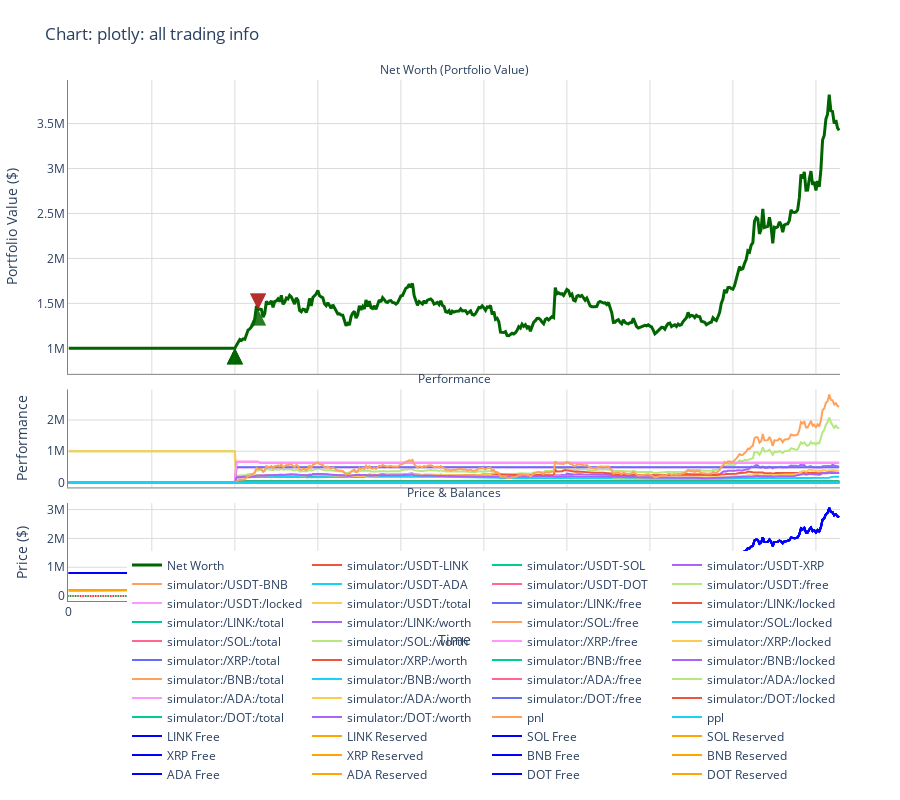
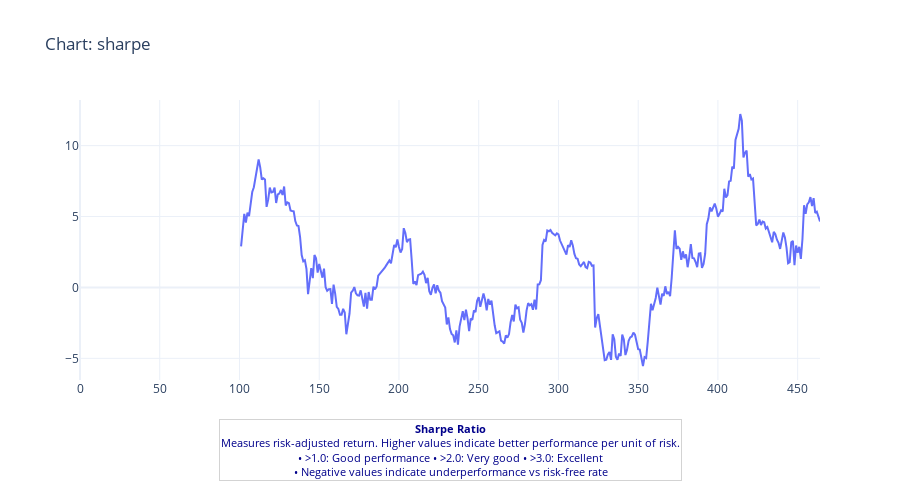
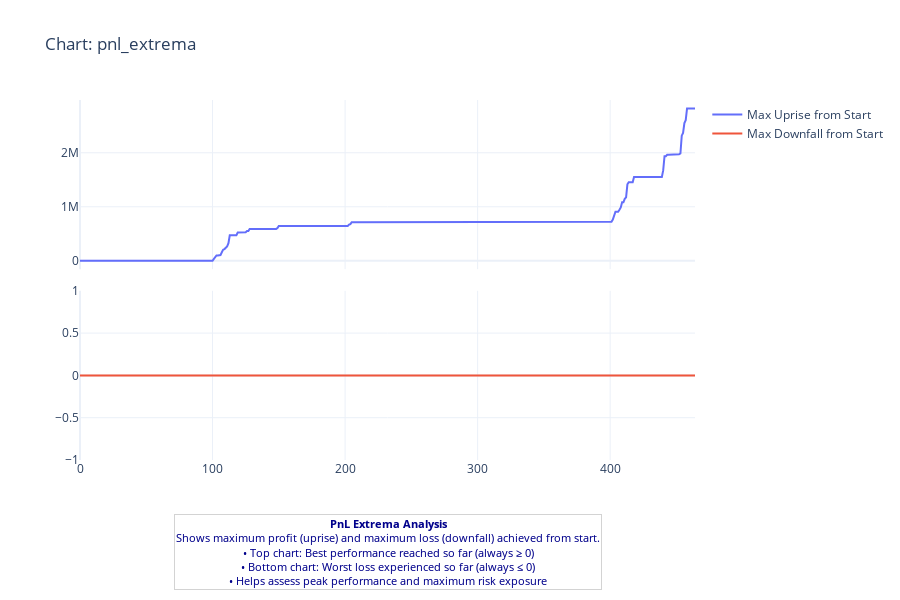
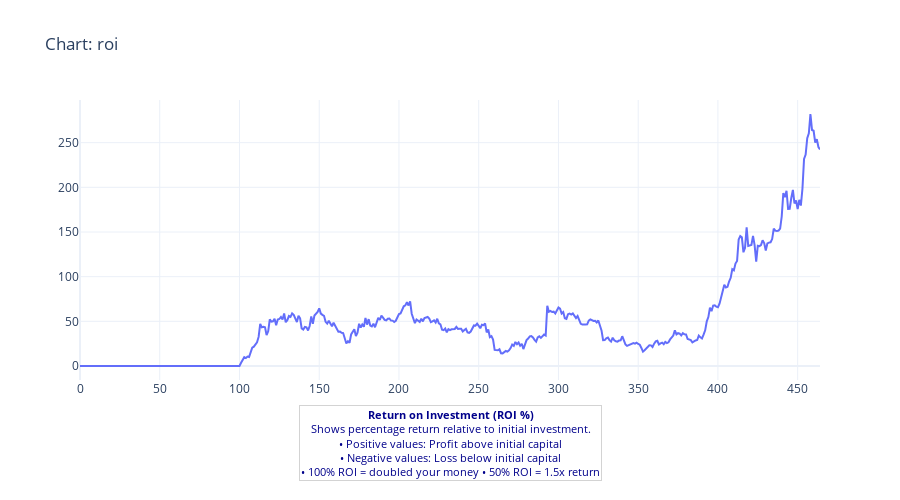

The code cell stored with these charts, in order, in its notebook:
### Code cell
env.render()

### Figure 1 — Plotly figure (JSON) as saved in the notebook; plotly's stock layout.template omitted (floating-point values rounded to 4 significant figures; data arrays with more than 128 entries replaced by an {"elided": "..."} marker saying what was removed)
{"data": [{"line": {"color": "DarkGreen", "width": 3}, "mode": "lines", "name": "Net Worth", "showlegend": true, "type": "scatter", "x": {"elided": "465 int values"}, "xaxis": "x", "y": {"elided": "465 float values"}, "yaxis": "y"}, {"line": {"width": 2}, "mode": "lines", "name": "simulator:/USDT-LINK", "showlegend": true, "type": "scatter", "x": {"elided": "465 int values"}, "xaxis": "x2", "y": {"elided": "465 float values"}, "yaxis": "y2"}, {"line": {"width": 2}, "mode": "lines", "name": "simulator:/USDT-SOL", "showlegend": true, "type": "scatter", "x": {"elided": "465 int values"}, "xaxis": "x2", "y": {"elided": "465 float values"}, "yaxis": "y2"}, {"line": {"width": 2}, "mode": "lines", "name": "simulator:/USDT-XRP", "showlegend": true, "type": "scatter", "x": {"elided": "465 int values"}, "xaxis": "x2", "y": {"elided": "465 float values"}, "yaxis": "y2"}, {"line": {"width": 2}, "mode": "lines", "name": "simulator:/USDT-BNB", "showlegend": true, "type": "scatter", "x": {"elided": "465 int values"}, "xaxis": "x2", "y": {"elided": "465 float values"}, "yaxis": "y2"}, {"line": {"width": 2}, "mode": "lines", "name": "simulator:/USDT-ADA", "showlegend": true, "type": "scatter", "x": {"elided": "465 int values"}, "xaxis": "x2", "y": {"elided": "465 float values"}, "yaxis": "y2"}, {"line": {"width": 2}, "mode": "lines", "name": "simulator:/USDT-DOT", "showlegend": true, "type": "scatter", "x": {"elided": "465 int values"}, "xaxis": "x2", "y": {"elided": "465 float values"}, "yaxis": "y2"}, {"line": {"width": 2}, "mode": "lines", "name": "simulator:/USDT:/free", "showlegend": true, "type": "scatter", "x": {"elided": "465 int values"}, "xaxis": "x2", "y": {"elided": "465 float values"}, "yaxis": "y2"}, {"line": {"width": 2}, "mode": "lines", "name": "simulator:/USDT:/locked", "showlegend": true, "type": "scatter", "x": {"elided": "465 int values"}, "xaxis": "x2", "y": {"elided": "465 float values"}, "yaxis": "y2"}, {"line": {"width": 2}, "mode": "lines", "name": "simulator:/USDT:/total", "showlegend": true, "type": "scatter", "x": {"elided": "465 int values"}, "xaxis": "x2", "y": {"elided": "465 float values"}, "yaxis": "y2"}, {"line": {"width": 2}, "mode": "lines", "name": "simulator:/LINK:/free", "showlegend": true, "type": "scatter", "x": {"elided": "465 int values"}, "xaxis": "x2", "y": {"elided": "465 float values"}, "yaxis": "y2"}, {"line": {"width": 2}, "mode": "lines", "name": "simulator:/LINK:/locked", "showlegend": true, "type": "scatter", "x": {"elided": "465 int values"}, "xaxis": "x2", "y": {"elided": "465 float values"}, "yaxis": "y2"}, {"line": {"width": 2}, "mode": "lines", "name": "simulator:/LINK:/total", "showlegend": true, "type": "scatter", "x": {"elided": "465 int values"}, "xaxis": "x2", "y": {"elided": "465 float values"}, "yaxis": "y2"}, {"line": {"width": 2}, "mode": "lines", "name": "simulator:/LINK:/worth", "showlegend": true, "type": "scatter", "x": {"elided": "465 int values"}, "xaxis": "x2", "y": {"elided": "465 float values"}, "yaxis": "y2"}, {"line": {"width": 2}, "mode": "lines", "name": "simulator:/SOL:/free", "showlegend": true, "type": "scatter", "x": {"elided": "465 int values"}, "xaxis": "x2", "y": {"elided": "465 float values"}, "yaxis": "y2"}, {"line": {"width": 2}, "mode": "lines", "name": "simulator:/SOL:/locked", "showlegend": true, "type": "scatter", "x": {"elided": "465 int values"}, "xaxis": "x2", "y": {"elided": "465 float values"}, "yaxis": "y2"}, {"line": {"width": 2}, "mode": "lines", "name": "simulator:/SOL:/total", "showlegend": true, "type": "scatter", "x": {"elided": "465 int values"}, "xaxis": "x2", "y": {"elided": "465 float values"}, "yaxis": "y2"}, {"line": {"width": 2}, "mode": "lines", "name": "simulator:/SOL:/worth", "showlegend": true, "type": "scatter", "x": {"elided": "465 int values"}, "xaxis": "x2", "y": {"elided": "465 float values"}, "yaxis": "y2"}, {"line": {"width": 2}, "mode": "lines", "name": "simulator:/XRP:/free", "showlegend": true, "type": "scatter", "x": {"elided": "465 int values"}, "xaxis": "x2", "y": {"elided": "465 float values"}, "yaxis": "y2"}, {"line": {"width": 2}, "mode": "lines", "name": "simulator:/XRP:/locked", "showlegend": true, "type": "scatter", "x": {"elided": "465 int values"}, "xaxis": "x2", "y": {"elided": "465 float values"}, "yaxis": "y2"}, {"line": {"width": 2}, "mode": "lines", "name": "simulator:/XRP:/total", "showlegend": true, "type": "scatter", "x": {"elided": "465 int values"}, "xaxis": "x2", "y": {"elided": "465 float values"}, "yaxis": "y2"}, {"line": {"width": 2}, "mode": "lines", "name": "simulator:/XRP:/worth", "showlegend": true, "type": "scatter", "x": {"elided": "465 int values"}, "xaxis": "x2", "y": {"elided": "465 float values"}, "yaxis": "y2"}, {"line": {"width": 2}, "mode": "lines", "name": "simulator:/BNB:/free", "showlegend": true, "type": "scatter", "x": {"elided": "465 int values"}, "xaxis": "x2", "y": {"elided": "465 float values"}, "yaxis": "y2"}, {"line": {"width": 2}, "mode": "lines", "name": "simulator:/BNB:/locked", "showlegend": true, "type": "scatter", "x": {"elided": "465 int values"}, "xaxis": "x2", "y": {"elided": "465 float values"}, "yaxis": "y2"}, {"line": {"width": 2}, "mode": "lines", "name": "simulator:/BNB:/total", "showlegend": true, "type": "scatter", "x": {"elided": "465 int values"}, "xaxis": "x2", "y": {"elided": "465 float values"}, "yaxis": "y2"}, {"line": {"width": 2}, "mode": "lines", "name": "simulator:/BNB:/worth", "showlegend": true, "type": "scatter", "x": {"elided": "465 int values"}, "xaxis": "x2", "y": {"elided": "465 float values"}, "yaxis": "y2"}, {"line": {"width": 2}, "mode": "lines", "name": "simulator:/ADA:/free", "showlegend": true, "type": "scatter", "x": {"elided": "465 int values"}, "xaxis": "x2", "y": {"elided": "465 float values"}, "yaxis": "y2"}, {"line": {"width": 2}, "mode": "lines", "name": "simulator:/ADA:/locked", "showlegend": true, "type": "scatter", "x": {"elided": "465 int values"}, "xaxis": "x2", "y": {"elided": "465 float values"}, "yaxis": "y2"}, {"line": {"width": 2}, "mode": "lines", "name": "simulator:/ADA:/total", "showlegend": true, "type": "scatter", "x": {"elided": "465 int values"}, "xaxis": "x2", "y": {"elided": "465 float values"}, "yaxis": "y2"}, {"line": {"width": 2}, "mode": "lines", "name": "simulator:/ADA:/worth", "showlegend": true, "type": "scatter", "x": {"elided": "465 int values"}, "xaxis": "x2", "y": {"elided": "465 float values"}, "yaxis": "y2"}, {"line": {"width": 2}, "mode": "lines", "name": "simulator:/DOT:/free", "showlegend": true, "type": "scatter", "x": {"elided": "465 int values"}, "xaxis": "x2", "y": {"elided": "465 float values"}, "yaxis": "y2"}, {"line": {"width": 2}, "mode": "lines", "name": "simulator:/DOT:/locked", "showlegend": true, "type": "scatter", "x": {"elided": "465 int values"}, "xaxis": "x2", "y": {"elided": "465 float values"}, "yaxis": "y2"}, {"line": {"width": 2}, "mode": "lines", "name": "simulator:/DOT:/total", "showlegend": true, "type": "scatter", "x": {"elided": "465 int values"}, "xaxis": "x2", "y": {"elided": "465 float values"}, "yaxis": "y2"}, {"line": {"width": 2}, "mode": "lines", "name": "simulator:/DOT:/worth", "showlegend": true, "type": "scatter", "x": {"elided": "465 int values"}, "xaxis": "x2", "y": {"elided": "465 float values"}, "yaxis": "y2"}, {"line": {"width": 2}, "mode": "lines", "name": "pnl", "showlegend": true, "type": "scatter", "x": {"elided": "465 int values"}, "xaxis": "x2", "y": {"elided": "465 float values"}, "yaxis": "y2"}, {"line": {"width": 2}, "mode": "lines", "name": "ppl", "showlegend": true, "type": "scatter", "x": {"elided": "465 int values"}, "xaxis": "x2", "y": {"elided": "465 float values"}, "yaxis": "y2"}, {"close": {"elided": "465 float values"}, "decreasing": {"line": {"color": "red"}}, "high": {"elided": "465 float values"}, "increasing": {"line": {"color": "green"}}, "low": {"elided": "465 float values"}, "name": "Price", "open": {"elided": "465 float values"}, "showlegend": false, "type": "candlestick", "x": {"elided": "465 int values"}, "xaxis": "x3", "yaxis": "y3"}, {"line": {"color": "blue", "width": 2}, "mode": "lines", "name": "LINK Free", "showlegend": true, "type": "scatter", "x": {"elided": "465 int values"}, "xaxis": "x3", "y": {"elided": "465 float values"}, "yaxis": "y3"}, {"line": {"color": "orange", "width": 2}, "mode": "lines", "name": "LINK Reserved", "showlegend": true, "type": "scatter", "x": {"elided": "465 int values"}, "xaxis": "x3", "y": {"elided": "465 float values"}, "yaxis": "y3"}, {"line": {"color": "blue", "width": 2}, "mode": "lines", "name": "SOL Free", "showlegend": true, "type": "scatter", "x": {"elided": "465 int values"}, "xaxis": "x3", "y": {"elided": "465 float values"}, "yaxis": "y3"}, {"line": {"color": "orange", "width": 2}, "mode": "lines", "name": "SOL Reserved", "showlegend": true, "type": "scatter", "x": {"elided": "465 int values"}, "xaxis": "x3", "y": {"elided": "465 float values"}, "yaxis": "y3"}, {"line": {"color": "blue", "width": 2}, "mode": "lines", "name": "XRP Free", "showlegend": true, "type": "scatter", "x": {"elided": "465 int values"}, "xaxis": "x3", "y": {"elided": "465 float values"}, "yaxis": "y3"}, {"line": {"color": "orange", "width": 2}, "mode": "lines", "name": "XRP Reserved", "showlegend": true, "type": "scatter", "x": {"elided": "465 int values"}, "xaxis": "x3", "y": {"elided": "465 float values"}, "yaxis": "y3"}, {"line": {"color": "blue", "width": 2}, "mode": "lines", "name": "BNB Free", "showlegend": true, "type": "scatter", "x": {"elided": "465 int values"}, "xaxis": "x3", "y": {"elided": "465 float values"}, "yaxis": "y3"}, {"line": {"color": "orange", "width": 2}, "mode": "lines", "name": "BNB Reserved", "showlegend": true, "type": "scatter", "x": {"elided": "465 int values"}, "xaxis": "x3", "y": {"elided": "465 float values"}, "yaxis": "y3"}, {"line": {"color": "blue", "width": 2}, "mode": "lines", "name": "ADA Free", "showlegend": true, "type": "scatter", "x": {"elided": "465 int values"}, "xaxis": "x3", "y": {"elided": "465 float values"}, "yaxis": "y3"}, {"line": {"color": "orange", "width": 2}, "mode": "lines", "name": "ADA Reserved", "showlegend": true, "type": "scatter", "x": {"elided": "465 int values"}, "xaxis": "x3", "y": {"elided": "465 float values"}, "yaxis": "y3"}, {"line": {"color": "blue", "width": 2}, "mode": "lines", "name": "DOT Free", "showlegend": true, "type": "scatter", "x": {"elided": "465 int values"}, "xaxis": "x3", "y": {"elided": "465 float values"}, "yaxis": "y3"}, {"line": {"color": "orange", "width": 2}, "mode": "lines", "name": "DOT Reserved", "showlegend": true, "type": "scatter", "x": {"elided": "465 int values"}, "xaxis": "x3", "y": {"elided": "465 float values"}, "yaxis": "y3"}], "layout": {"annotations": [{"font": {"size": 12}, "showarrow": false, "text": "Net Worth (Portfolio Value)", "x": 0.5, "xanchor": "center", "xref": "paper", "y": 1, "yanchor": "bottom", "yref": "paper"}, {"font": {"size": 12}, "showarrow": false, "text": "Performance", "x": 0.5, "xanchor": "center", "xref": "paper", "y": 0.406, "yanchor": "bottom", "yref": "paper"}, {"font": {"size": 12}, "showarrow": false, "text": "Price & Balances", "x": 0.5, "xanchor": "center", "xref": "paper", "y": 0.188, "yanchor": "bottom", "yref": "paper"}, {"arrowcolor": "DarkGreen", "arrowhead": 2, "arrowsize": 0.8, "arrowwidth": 4, "ax": 0, "ay": 15, "hoverlabel": {"bgcolor": "DarkGreen"}, "hovertext": "Step 115 [2023-01-15 00:00:00+00:00]<br>BUY 533.97751104 SOL @ 22.89 USDT MARKET<br>Total: 12222.74522763 USDT - Comm.: 0.00000000 USDT", "opacity": 0.6, "showarrow": true, "x": 114, "xref": "x", "y": 1433000.0, "yref": "y"}, {"arrowcolor": "DarkGreen", "arrowhead": 2, "arrowsize": 0.8, "arrowwidth": 4, "ax": 0, "ay": 15, "hoverlabel": {"bgcolor": "DarkGreen"}, "hovertext": "Step 115 [2023-01-15 00:00:00+00:00]<br>BUY 4752.902732 LINK @ 6.694 USDT MARKET<br>Total: 31815.930888 USDT - Comm.: 0.00000000 USDT", "opacity": 0.6, "showarrow": true, "x": 114, "xref": "x", "y": 1433000.0, "yref": "y"}, {"arrowcolor": "FireBrick", "arrowhead": 2, "arrowsize": 0.8, "arrowwidth": 4, "ax": 0, "ay": -15, "hoverlabel": {"bgcolor": "FireBrick"}, "hovertext": "Step 115 [2023-01-15 00:00:00+00:00]<br>SELL 32604.33561533 ADA @ 0.3507 USDT MARKET<br>Total: 11434.3405003 USDT - Comm.: 0.00000000 ADA", "opacity": 0.6, "showarrow": true, "x": 114, "xref": "x", "y": 1433000.0, "yref": "y"}, {"arrowcolor": "FireBrick", "arrowhead": 2, "arrowsize": 0.8, "arrowwidth": 4, "ax": 0, "ay": -15, "hoverlabel": {"bgcolor": "FireBrick"}, "hovertext": "Step 115 [2023-01-15 00:00:00+00:00]<br>SELL 101.0281 BNB @ 302.2 USDT MARKET<br>Total: 30530.69182 USDT - Comm.: 0.00000000 BNB", "opacity": 0.6, "showarrow": true, "x": 114, "xref": "x", "y": 1433000.0, "yref": "y"}, {"arrowcolor": "FireBrick", "arrowhead": 2, "arrowsize": 0.8, "arrowwidth": 4, "ax": 0, "ay": -15, "hoverlabel": {"bgcolor": "FireBrick"}, "hovertext": "Step 115 [2023-01-15 00:00:00+00:00]<br>SELL 1497.756443 XRP @ 0.3845 USDT MARKET<br>Total: 575.88735233 USDT - Comm.: 0.00000000 XRP", "opacity": 0.6, "showarrow": true, "x": 114, "xref": "x", "y": 1433000.0, "yref": "y"}, {"arrowcolor": "DarkGreen", "arrowhead": 2, "arrowsize": 0.8, "arrowwidth": 4, "ax": 0, "ay": 15, "hoverlabel": {"bgcolor": "DarkGreen"}, "hovertext": "Step 101 [2023-01-01 00:00:00+00:00]<br>BUY 37541.65876427 DOT @ 4.371 USDT MARKET<br>Total: 164094.59045863 USDT - Comm.: 0.00000000 USDT", "opacity": 0.6, "showarrow": true, "x": 100, "xref": "x", "y": 1000000, "yref": "y"}, {"arrowcolor": "DarkGreen", "arrowhead": 2, "arrowsize": 0.8, "arrowwidth": 4, "ax": 0, "ay": 15, "hoverlabel": {"bgcolor": "DarkGreen"}, "hovertext": "Step 101 [2023-01-01 00:00:00+00:00]<br>BUY 665934.54751901 ADA @ 0.2499 USDT MARKET<br>Total: 166417.043425 USDT - Comm.: 0.00000000 USDT", "opacity": 0.6, "showarrow": true, "x": 100, "xref": "x", "y": 1000000, "yref": "y"}, {"arrowcolor": "DarkGreen", "arrowhead": 2, "arrowsize": 0.8, "arrowwidth": 4, "ax": 0, "ay": 15, "hoverlabel": {"bgcolor": "DarkGreen"}, "hovertext": "Step 101 [2023-01-01 00:00:00+00:00]<br>BUY 680.92073813 BNB @ 244.4 USDT MARKET<br>Total: 166417.0284 USDT - Comm.: 0.00000000 USDT", "opacity": 0.6, "showarrow": true, "x": 100, "xref": "x", "y": 1000000, "yref": "y"}, {"arrowcolor": "DarkGreen", "arrowhead": 2, "arrowsize": 0.8, "arrowwidth": 4, "ax": 0, "ay": 15, "hoverlabel": {"bgcolor": "DarkGreen"}, "hovertext": "Step 101 [2023-01-01 00:00:00+00:00]<br>BUY 491340.54743431 XRP @ 0.3387 USDT MARKET<br>Total: 166417.043416 USDT - Comm.: 0.00000000 USDT", "opacity": 0.6, "showarrow": true, "x": 100, "xref": "x", "y": 1000000, "yref": "y"}, {"arrowcolor": "DarkGreen", "arrowhead": 2, "arrowsize": 0.8, "arrowwidth": 4, "ax": 0, "ay": 15, "hoverlabel": {"bgcolor": "DarkGreen"}, "hovertext": "Step 101 [2023-01-01 00:00:00+00:00]<br>BUY 16625.0125485 SOL @ 9.99 USDT MARKET<br>Total: 166083.87535952 USDT - Comm.: 0.00000000 USDT", "opacity": 0.6, "showarrow": true, "x": 100, "xref": "x", "y": 1000000, "yref": "y"}, {"arrowcolor": "DarkGreen", "arrowhead": 2, "arrowsize": 0.8, "arrowwidth": 4, "ax": 0, "ay": 15, "hoverlabel": {"bgcolor": "DarkGreen"}, "hovertext": "Step 101 [2023-01-01 00:00:00+00:00]<br>BUY 29264.74997663 LINK @ 5.628 USDT MARKET<br>Total: 164702.01286849 USDT - Comm.: 0.00000000 USDT", "opacity": 0.6, "showarrow": true, "x": 100, "xref": "x", "y": 1000000, "yref": "y"}], "height": 800, "legend": {"orientation": "h", "x": 1, "xanchor": "right", "y": -0.36, "yanchor": "bottom"}, "margin": {"b": 60, "l": 60, "r": 60, "t": 80}, "showlegend": true, "title": {"text": " Chart: plotly: all trading info"}, "xaxis": {"anchor": "y", "domain": [0, 1], "gridcolor": "Gainsboro", "linecolor": "Grey", "matches": "x3", "rangeslider": {"visible": false}, "showticklabels": false}, "xaxis2": {"anchor": "y2", "domain": [0, 1], "gridcolor": "Gainsboro", "linecolor": "Grey", "matches": "x3", "rangeslider": {"visible": false}, "showticklabels": false}, "xaxis3": {"anchor": "y3", "domain": [0, 1], "gridcolor": "Gainsboro", "linecolor": "Grey", "rangeslider": {"visible": false}, "title": {"text": "Time"}}, "yaxis": {"anchor": "x", "domain": [0.436, 1], "gridcolor": "Gainsboro", "linecolor": "Grey", "title": {"text": "Portfolio Value ($)"}}, "yaxis2": {"anchor": "x2", "domain": [0.218, 0.406], "gridcolor": "Gainsboro", "linecolor": "Grey", "title": {"text": "Performance"}}, "yaxis3": {"anchor": "x3", "domain": [0, 0.188], "gridcolor": "Gainsboro", "linecolor": "Grey", "title": {"text": "Price ($)"}}, "yaxis4": {"gridcolor": "Gainsboro", "linecolor": "Grey", "overlaying": "y3", "side": "right", "title": {"text": "Balance"}}}}

### Figure 2 — Plotly figure (JSON) as saved in the notebook; plotly's stock layout.template omitted (floating-point values rounded to 4 significant figures; data arrays with more than 128 entries replaced by an {"elided": "..."} marker saying what was removed)
{"data": [{"mode": "lines", "name": "Sharpe(window=30)", "type": "scatter", "x": {"elided": "465 int values"}, "y": {"elided": "465 float values"}}], "layout": {"annotations": [{"bgcolor": "rgba(255,255,255,0.8)", "bordercolor": "lightgray", "borderwidth": 1, "font": {"color": "darkblue", "size": 11}, "showarrow": false, "text": "<b>Sharpe Ratio</b><br>Measures risk-adjusted return. Higher values indicate better performance per unit of risk.<br>• >1.0: Good performance • >2.0: Very good • >3.0: Excellent<br>• Negative values indicate underperformance vs risk-free rate", "x": 0.5, "xanchor": "center", "xref": "paper", "y": -0.36, "yanchor": "bottom", "yref": "paper"}], "height": 500, "margin": {"b": 120}, "title": {"text": " Chart: sharpe"}}}

### Figure 3 — Plotly figure (JSON) as saved in the notebook; plotly's stock layout.template omitted (floating-point values rounded to 4 significant figures; data arrays with more than 128 entries replaced by an {"elided": "..."} marker saying what was removed)
{"data": [{"mode": "lines", "name": "Max Uprise from Start", "type": "scatter", "x": {"elided": "465 int values"}, "xaxis": "x", "y": {"elided": "465 float values"}, "yaxis": "y"}, {"mode": "lines", "name": "Max Downfall from Start", "type": "scatter", "x": {"elided": "465 int values"}, "xaxis": "x2", "y": {"elided": "465 float values"}, "yaxis": "y2"}], "layout": {"annotations": [{"bgcolor": "rgba(255,255,255,0.8)", "bordercolor": "lightgray", "borderwidth": 1, "font": {"color": "darkblue", "size": 11}, "showarrow": false, "text": "<b>PnL Extrema Analysis</b><br>Shows maximum profit (uprise) and maximum loss (downfall) achieved from start.<br>• Top chart: Best performance reached so far (always ≥ 0)<br>• Bottom chart: Worst loss experienced so far (always ≤ 0)<br>• Helps assess peak performance and maximum risk exposure", "x": 0.5, "xanchor": "center", "xref": "paper", "y": -0.36, "yanchor": "bottom", "yref": "paper"}, {"bgcolor": "rgba(255,255,255,0.8)", "bordercolor": "lightgray", "borderwidth": 1, "font": {"color": "darkblue", "size": 11}, "showarrow": false, "text": "<b>PnL Extrema Analysis</b><br>Shows maximum profit (uprise) and maximum loss (downfall) achieved from start.<br>• Top chart: Best performance reached so far (always ≥ 0)<br>• Bottom chart: Worst loss experienced so far (always ≤ 0)<br>• Helps assess peak performance and maximum risk exposure", "x": 0.5, "xanchor": "center", "xref": "paper", "y": -0.36, "yanchor": "bottom", "yref": "paper"}], "height": 600, "margin": {"b": 140}, "title": {"text": " Chart: pnl_extrema"}, "xaxis": {"anchor": "y", "domain": [0, 1], "matches": "x2", "showticklabels": false}, "xaxis2": {"anchor": "y2", "domain": [0, 1]}, "yaxis": {"anchor": "x", "domain": [0.53, 1]}, "yaxis2": {"anchor": "x2", "domain": [0, 0.47]}}}

### Figure 4 — Plotly figure (JSON) as saved in the notebook; plotly's stock layout.template omitted (floating-point values rounded to 4 significant figures; data arrays with more than 128 entries replaced by an {"elided": "..."} marker saying what was removed)
{"data": [{"mode": "lines", "name": "ROI % (since start)", "type": "scatter", "x": {"elided": "465 int values"}, "y": {"elided": "465 float values"}}], "layout": {"annotations": [{"bgcolor": "rgba(255,255,255,0.8)", "bordercolor": "lightgray", "borderwidth": 1, "font": {"color": "darkblue", "size": 11}, "showarrow": false, "text": "<b>Return on Investment (ROI %)</b><br>Shows percentage return relative to initial investment.<br>• Positive values: Profit above initial capital<br>• Negative values: Loss below initial capital<br>• 100% ROI = doubled your money • 50% ROI = 1.5x return", "x": 0.5, "xanchor": "center", "xref": "paper", "y": -0.36, "yanchor": "bottom", "yref": "paper"}], "height": 500, "margin": {"b": 120}, "title": {"text": " Chart: roi"}}}
